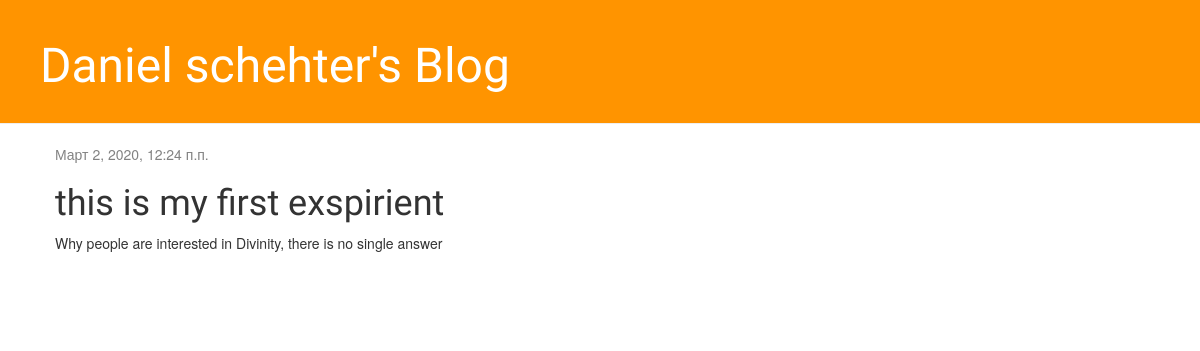
The app's page /post/1/ with its own data.
### blog/models.py (models this page shows, shortened)
class Post(models.Model):
    author = models.ForeignKey(settings.AUTH_USER_MODEL, on_delete=models.CASCADE)
    title = models.CharField(max_length=200)
    text = models.TextField()
    created_date = models.DateTimeField(default=timezone.now)
    published_date = models.DateTimeField(blank=True, null=True)

### blog/views.py (the view)
# urls.py: path('post/<int:pk>/', views.post_detail, name='post_detail'),
def post_detail(request, pk):
    post = get_object_or_404(Post, pk=pk)
    return render(request, 'blog/post_detail.html', {'post': post})

### blog/templates/blog/post_detail.html (shortened to what this page needs)
{% extends 'blog/base.html' %}
{% block content %}
    <div class="post">
        {% if post.published_date %}
            <div class="date">
                {{ post.published_date }}
            </div>
        {% endif %}
        <h1>{{ post.title }}</h1>
        <p>{{ post.text|linebreaksbr }}</p>
    </div>
{% endblock %}

### blog/static/css/blog.css (style rules this page uses)
h1, h2, h3, h4 { font-family: 'Lobster', cursive; }
.date { color: #828282; }
.post { margin-bottom: 70px; }

### records on screen
Post: published_date "Март 2, 2020, 12:24 п.п.", title "this is my first exspirient", text "Why people are interested in Divinity, there is no single answer"
